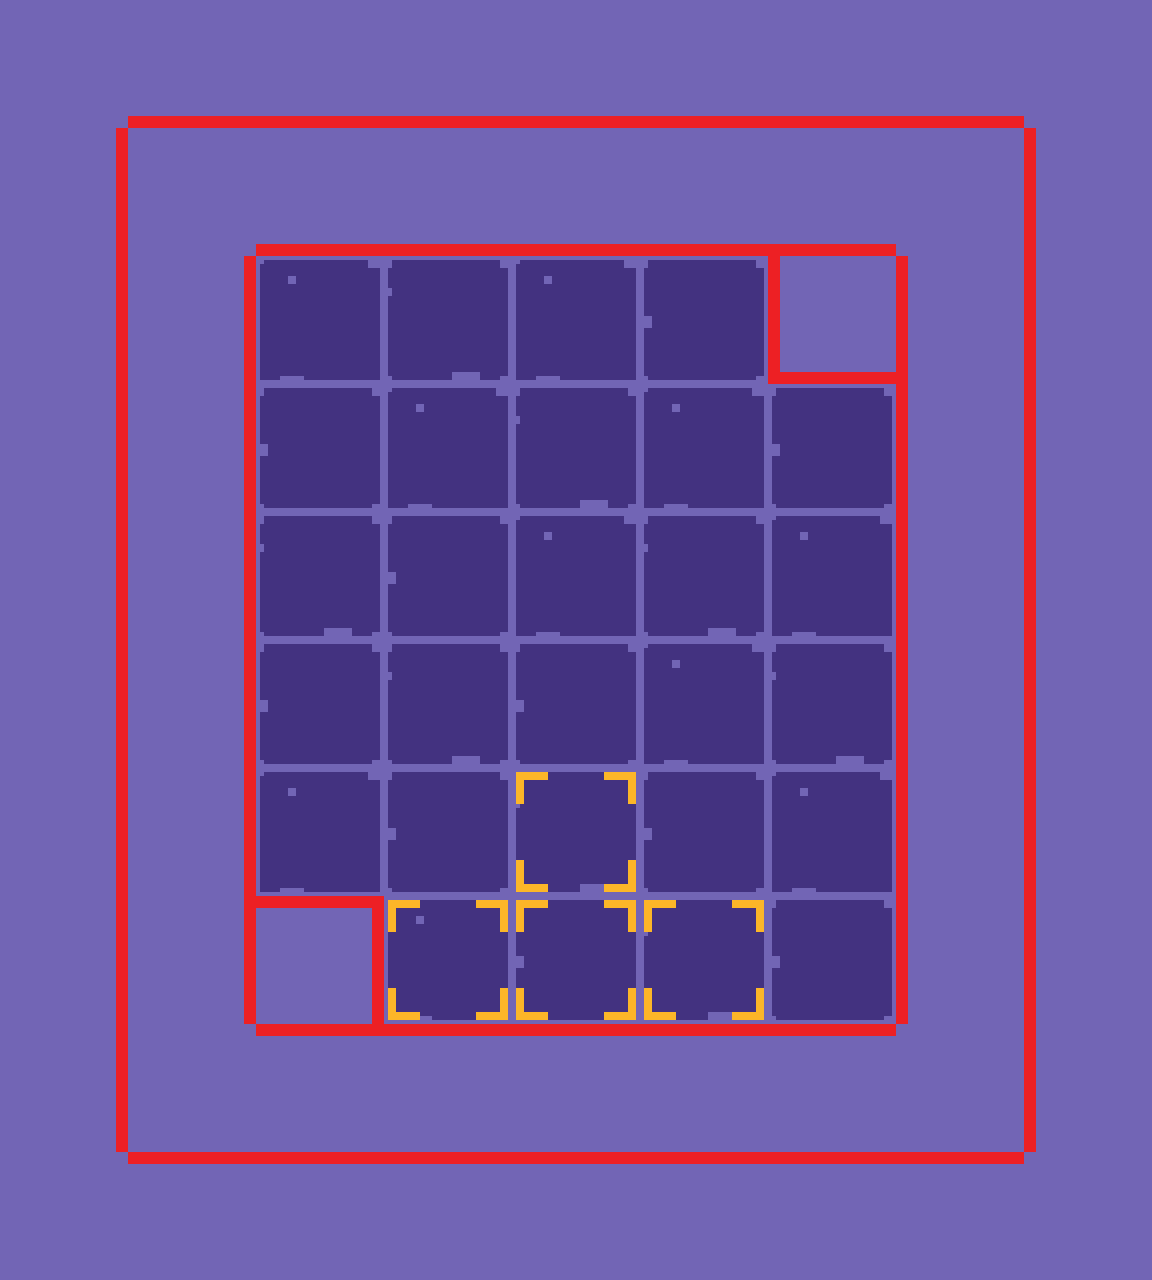

Below is a game level as drawn by its tile map, then a one-line description and the .tmx that defines it (tile-layer data replaced by summaries):
An orthogonal 9x10 tile map with 128x128 px tiles, 3 tile layers (background_ground, wallsLayer, exitLayer), 2 tilesets and 8 objects (4x end, 2x food_20002_1, food_20003_1, start).

<map version="1.5" tiledversion="1.7.0" orientation="orthogonal" renderorder="right-down" width="9" height="10" tilewidth="128" tileheight="128" infinite="0" backgroundcolor="#7265b5" nextlayerid="23" nextobjectid="41">
 <editorsettings>
  <chunksize width="40" height="40" />
 </editorsettings>
 <tileset firstgid="1" name="triggers" tilewidth="128" tileheight="128" tilecount="36" columns="6">
  <image source="assets/triggers.png" trans="ff00ff" width="768" height="768" />
  <tile id="0">
   <properties>
    <property name="wall0" value="left" />
    <property name="wall1" value="top" />
   </properties>
  </tile>
  <tile id="1">
   <properties>
    <property name="wall0" value="top" />
   </properties>
  </tile>
  <tile id="2">
   <properties>
    <property name="wall0" value="top" />
    <property name="wall1" value="right" />
   </properties>
  </tile>
  <tile id="4">
   <properties>
    <property name="wall0" value="top" />
    <property name="wall1" value="left" />
    <property name="wall2" value="right" />
   </properties>
  </tile>
  <tile id="6">
   <properties>
    <property name="wall0" value="left" />
   </properties>
  </tile>
  <tile id="7">
   <properties>
    <property name="wall0" value="top" />
    <property name="wall1" value="right" />
    <property name="wall2" value="left" />
    <property name="wall3" value="down" />
   </properties>
  </tile>
  <tile id="8">
   <properties>
    <property name="wall0" value="right" />
   </properties>
  </tile>
  <tile id="9">
   <properties>
    <property name="wall0" value="down" />
    <property name="wall1" value="left" />
    <property name="wall2" value="top" />
   </properties>
  </tile>
  <tile id="11">
   <properties>
    <property name="wall0" value="down" />
    <property name="wall1" value="top" />
    <property name="wall2" value="right" />
   </properties>
  </tile>
  <tile id="12">
   <properties>
    <property name="wall0" value="left" />
    <property name="wall1" value="down" />
   </properties>
  </tile>
  <tile id="13">
   <properties>
    <property name="wall0" value="down" />
   </properties>
  </tile>
  <tile id="14">
   <properties>
    <property name="wall0" value="down" />
    <property name="wall1" value="right" />
   </properties>
  </tile>
  <tile id="16">
   <properties>
    <property name="wall0" value="down" />
    <property name="wall1" value="left" />
    <property name="wall2" value="right" />
   </properties>
  </tile>
  <tile id="18">
   <properties>
    <property name="wall0" value="left" />
    <property name="wall1" value="down" />
   </properties>
  </tile>
  <tile id="19">
   <properties>
    <property name="wall0" value="down" />
   </properties>
  </tile>
  <tile id="20">
   <properties>
    <property name="wall0" value="down" />
    <property name="wall1" value="right" />
   </properties>
  </tile>
  <tile id="21">
   <properties>
    <property name="wall0" value="down" />
    <property name="wall1" value="top" />
   </properties>
  </tile>
  <tile id="23">
   <properties>
    <property name="wall0" value="left" />
    <property name="wall1" value="right" />
   </properties>
  </tile>
  <tile id="30">
   <properties>
    <property name="wall0" value="top" />
    <property name="wall1" value="down" />
   </properties>
  </tile>
  <tile id="32">
   <properties>
    <property name="wall0" value="left" />
    <property name="wall1" value="right" />
   </properties>
  </tile>
 </tileset>
 <tileset firstgid="37" name="tiles" tilewidth="128" tileheight="128" tilecount="5" columns="5">
  <image source="assets/tiles.png" trans="ff00ff" width="640" height="128" />
 </tileset>
 <layer id="20" name="background_ground" width="9" height="10">
  <data>[90 cells, 28 non-empty, 4 distinct tile ids]</data>
 </layer>
 <layer id="19" name="wallsLayer" width="9" height="10">
  <data>[90 cells, 54 non-empty, 6 distinct tile ids]</data>
 </layer>
 <layer id="22" name="exitLayer" width="9" height="10">
  <data>[90 cells, 4 non-empty, 1 distinct tile ids]</data>
 </layer>
 <objectgroup id="15" name="spawnLayer">
  <object id="25" name="food_20002_1" type="food_20002_1" x="641.445" y="642.671" width="120" height="120" />
  <object id="26" name="food_20003_1" type="food_20003_1" x="515.537" y="642.839" width="120" height="120" />
  <object id="35" name="start" type="start" x="516.324" y="387.245" width="120" height="120" />
  <object id="36" name="end" type="end" x="515.292" y="770.366" width="120" height="120" />
  <object id="37" name="end" type="end" x="385.279" y="899.583" width="120" height="120" />
  <object id="38" name="end" type="end" x="515.061" y="898.063" width="120" height="120" />
  <object id="39" name="food_20002_1" type="food_20002_1" x="771.4" y="642.378" width="120" height="120" />
  <object id="40" name="end" type="end" x="643.924" y="898.347" width="120" height="120" />
 </objectgroup>
</map>
